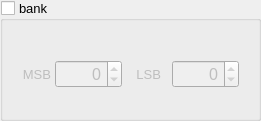
  <widget class="QGroupBox" name="groupBoxBankSelect">
   <property name="geometry">
    <rect>
     <x>440</x>
     <y>50</y>
     <width>261</width>
     <height>121</height>
    </rect>
   </property>
   <property name="font">
    <font>
     <pointsize>10</pointsize>
     <italic>false</italic>
     <bold>false</bold>
     <underline>false</underline>
     <strikeout>false</strikeout>
     <stylestrategy>PreferAntialias</stylestrategy>
     <kerning>true</kerning>
    </font>
   </property>
   <property name="toolTip">
    <string>Send bank on select</string>
   </property>
   <property name="title">
    <string>bank</string>
   </property>
   <property name="flat">
    <bool>false</bool>
   </property>
   <property name="checkable">
    <bool>true</bool>
   </property>
   <property name="checked">
    <bool>false</bool>
   </property>
   <widget class="QLabel" name="lMSB">
    <property name="geometry">
     <rect>
      <x>10</x>
      <y>66</y>
      <width>41</width>
      <height>16</height>
     </rect>
    </property>
    <property name="font">
     <font>
      <pointsize>10</pointsize>
      <italic>false</italic>
      <bold>false</bold>
      <underline>false</underline>
      <strikeout>false</strikeout>
      <stylestrategy>PreferAntialias</stylestrategy>
      <kerning>true</kerning>
     </font>
    </property>
    <property name="text">
     <string>MSB</string>
    </property>
    <property name="alignment">
     <set>Qt::AlignRight|Qt::AlignTrailing|Qt::AlignVCenter</set>
    </property>
   </widget>
   <widget class="QLabel" name="lLSB">
    <property name="geometry">
     <rect>
      <x>120</x>
      <y>66</y>
      <width>41</width>
      <height>16</height>
     </rect>
    </property>
    <property name="font">
     <font>
      <pointsize>10</pointsize>
      <italic>false</italic>
      <bold>false</bold>
      <underline>false</underline>
      <strikeout>false</strikeout>
      <stylestrategy>PreferAntialias</stylestrategy>
      <kerning>true</kerning>
     </font>
    </property>
    <property name="text">
     <string>LSB</string>
    </property>
    <property name="alignment">
     <set>Qt::AlignRight|Qt::AlignTrailing|Qt::AlignVCenter</set>
    </property>
   </widget>
   <widget class="QSpinBox" name="dialLSB">
    <property name="geometry">
     <rect>
      <x>172</x>
      <y>60</y>
      <width>67</width>
      <height>28</height>
     </rect>
    </property>
    <property name="font">
     <font>
      <pointsize>12</pointsize>
      <italic>false</italic>
      <bold>false</bold>
      <underline>false</underline>
      <strikeout>false</strikeout>
      <stylestrategy>PreferAntialias</stylestrategy>
      <kerning>true</kerning>
     </font>
    </property>
    <property name="mouseTracking">
     <bool>true</bool>
    </property>
    <property name="styleSheet">
     <string notr="true"/>
    </property>
    <property name="wrapping">
     <bool>true</bool>
    </property>
    <property name="alignment">
     <set>Qt::AlignRight|Qt::AlignTrailing|Qt::AlignVCenter</set>
    </property>
    <property name="buttonSymbols">
     <enum>QAbstractSpinBox::UpDownArrows</enum>
    </property>
    <property name="accelerated">
     <bool>true</bool>
    </property>
    <property name="suffix">
     <string/>
    </property>
    <property name="prefix">
     <string/>
    </property>
    <property name="minimum">
     <number>0</number>
    </property>
    <property name="maximum">
     <number>127</number>
    </property>
    <property name="value">
     <number>0</number>
    </property>
   </widget>
   <widget class="QSpinBox" name="dialMSB">
    <property name="geometry">
     <rect>
      <x>55</x>
      <y>60</y>
      <width>67</width>
      <height>28</height>
     </rect>
    </property>
    <property name="font">
     <font>
      <pointsize>12</pointsize>
      <italic>false</italic>
      <bold>false</bold>
      <underline>false</underline>
      <strikeout>false</strikeout>
      <stylestrategy>PreferDefault</stylestrategy>
      <kerning>true</kerning>
     </font>
    </property>
    <property name="mouseTracking">
     <bool>true</bool>
    </property>
    <property name="styleSheet">
     <string notr="true">vertical-align:text-bottom;</string>
    </property>
    <property name="wrapping">
     <bool>true</bool>
    </property>
    <property name="alignment">
     <set>Qt::AlignRight|Qt::AlignTrailing|Qt::AlignVCenter</set>
    </property>
    <property name="buttonSymbols">
     <enum>QAbstractSpinBox::UpDownArrows</enum>
    </property>
    <property name="accelerated">
     <bool>true</bool>
    </property>
    <property name="suffix">
     <string/>
    </property>
    <property name="prefix">
     <string/>
    </property>
    <property name="minimum">
     <number>0</number>
    </property>
    <property name="maximum">
     <number>127</number>
    </property>
    <property name="value">
     <number>0</number>
    </property>
   </widget>
  </widget>
